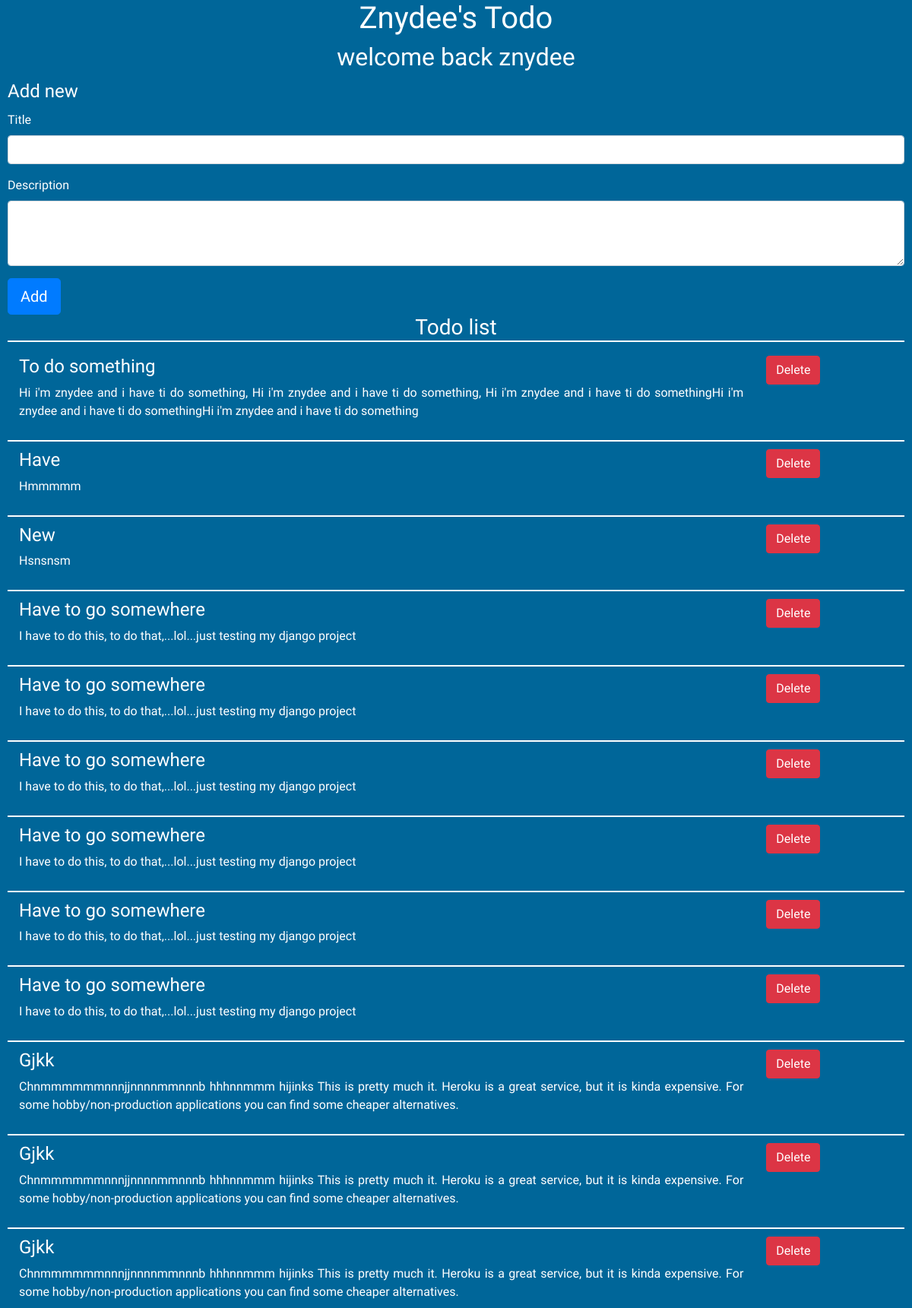
Before: / (upper part) with the older database file.
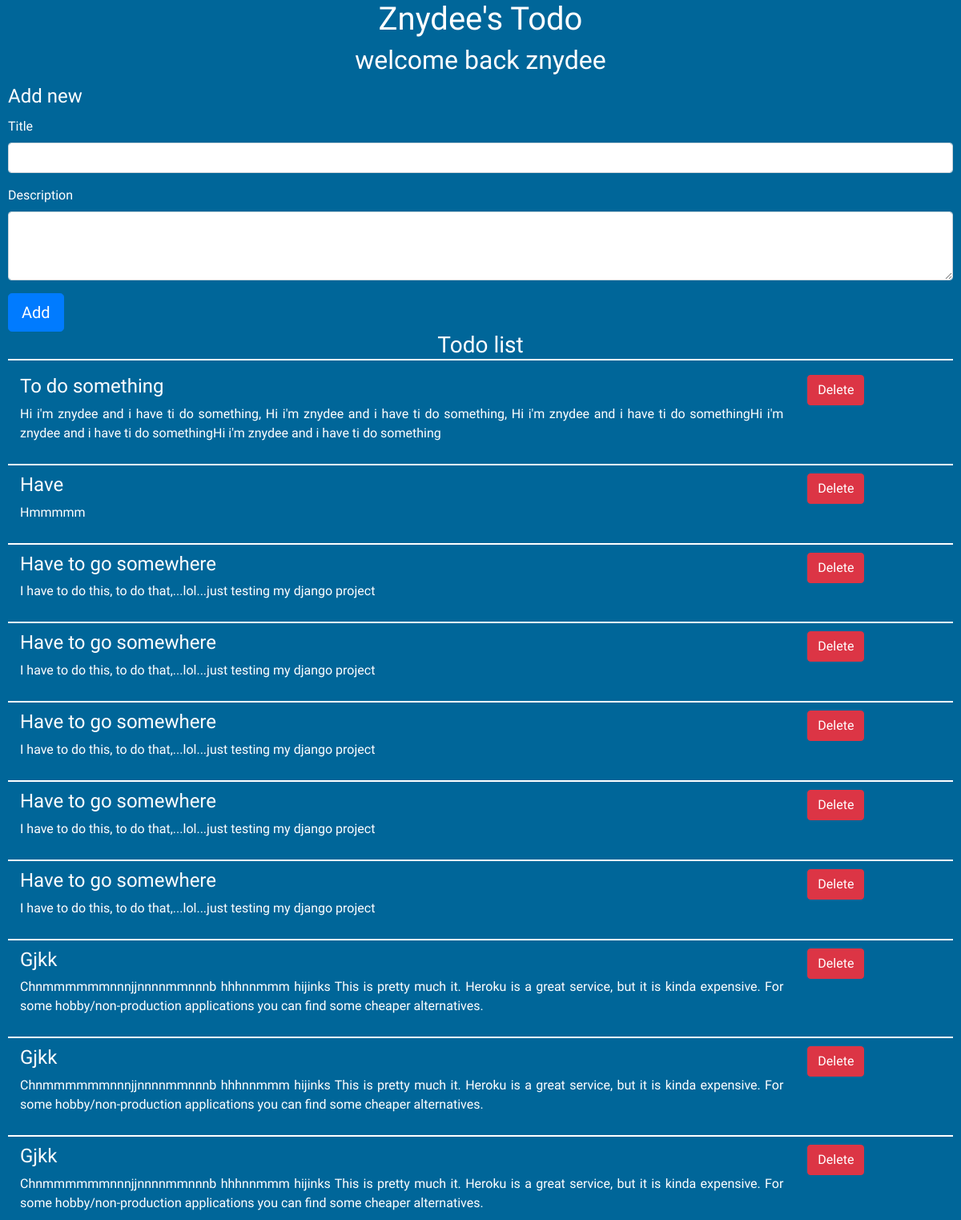
After: the same page with the newer database file.
### todos/models.py (models this page shows)
class Todos(models.Model):
    title= models.CharField(max_length=1000)
    description = models.TextField()

### todos/views.py (the view)
# urls.py: 2. Add a URL to urlpatterns:  path('', views.home, name='home')
def home(request):
    if request.method == "POST" :
        todo = Todos(title=request.POST["title"], description = request.POST["description"])
        todo.save()
        return redirect("todo-home")
    return render(request,"todos/index.html",{"Todos":Todos.objects.all()})

### todos/templates/todos/index.html (shortened to what this page needs)
{% load static%}
<!DOCTYPE html>
<html lang="en">
<head>
    <link rel="stylesheet" href="https://cdn.jsdelivr.net/npm/bootstrap@4.5.3/dist/css/bootstrap.min.css">
      <link rel="stylesheet" type="text/css" href="{% static 'todos/style.css'%}">
</head>
<body>
    <h1 class="text-center">Znydee's Todo</h1>
    <h2 class="text-center">welcome back znydee</h2>
    <form method="POST" id="post-form" action="{% url 'todo-home'%}">
        <div class="form-group">
            <legend>Add new</legend>
            <label for="title">Title</label>
            <div>
                <input type="text" id="title" class="form-control" name="title">
            </div>
          </div>
          <div class="form-group">
                <label for="descriptions">Description</label>
                <textarea class="form-control" id="descriptions" rows="3" name="description"></textarea>
          </div>
          <button type="submit" class="btn btn-primary btn-lg">Add</button>
    </form>
    <h3 class="text-center">Todo list</h3>
    {% for todo in Todos reversed%}
    <div class="container-fluid" id="todo_content">
        <div class="row">
            <div class="col-sm-10">
                <h4>{{todo.title}}</h4>
                <p class="text-justify">{{todo.description}}</p>
            </div>
            <div class="col" id="del_button">
                <a class="btn btn-danger " href="{% url 'todo-delete' todo.id%}">Delete</a>
            </div>
        </div>
   </div>
    {%endfor%}
</body>
</html>

### todos/static/todos/style.css (style rules this page uses)
html,body { padding-left:5px; padding-right: 5px; background-color: #006699; color:white; font-family: "Sofia", sans-serif; height: 100%; }
h3 { border-bottom: 2px solid white }
#todo_content { padding-top: 10px; padding-bottom: 10px; border-bottom: 2px solid white }

Changed rows visible on the page:
removed Todos: title "New", description "Hsnsnsm"
removed Todos: title "Have to go somewhere", description "I have to do this, to do that,...lol...just testing my django project"
